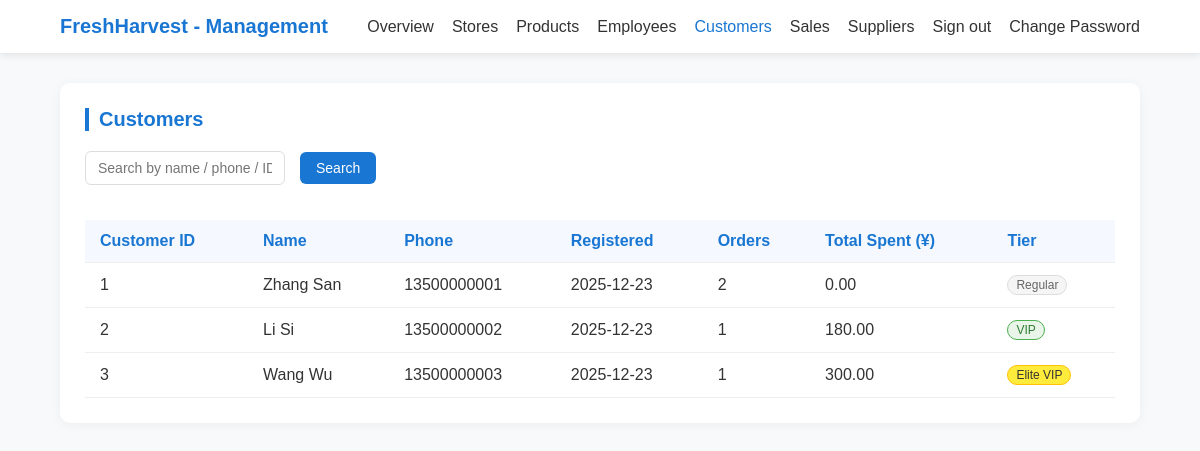
The page /manager/customers.php on the database as committed earlier.
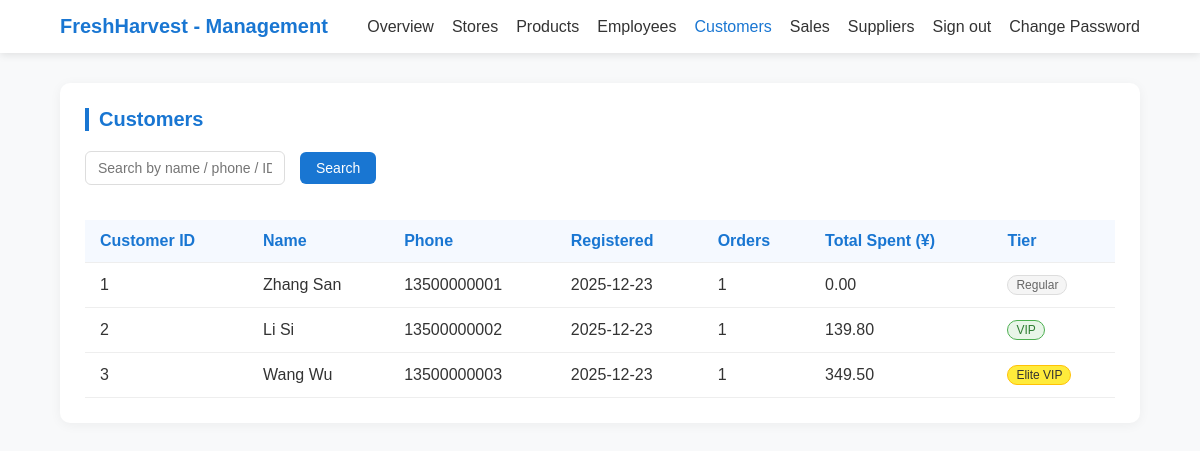
The same page on the database as committed later.
### tables this page shows
CREATE TABLE IF NOT EXISTS `Customer` (
  `customer_ID` INT NOT NULL AUTO_INCREMENT,
  `user_name` VARCHAR(45) , 
  `phone` VARCHAR(20) NULL,
  `email` VARCHAR(100) NULL UNIQUE,
  `gender` ENUM('Male', 'Female'),
  `address` VARCHAR(200) NULL,
  `accu_cost` DECIMAL(10,2) NULL,
  `loyalty_level` ENUM('Regular', 'VIP', 'VVIP') DEFAULT 'Regular',
  `created_at` TIMESTAMP DEFAULT CURRENT_TIMESTAMP,
  PRIMARY KEY (`customer_ID`),
  CONSTRAINT `fk_customer_user_name`
    FOREIGN KEY (`user_name`)
    REFERENCES `User` (`user_name`)
    ON DELETE NO ACTION
    ON UPDATE NO ACTION);

### manager/inc/data.php (called while the page is built, shortened)
<?php
require_once __DIR__ . '/db_connect.php';
function getProductsViewData() {
    global $conn;
    $products = [];
    try {
        $sql = "SELECT * FROM v_products_list";
        $result = $conn->query($sql);
        if ($result && $result->num_rows > 0) {
            while ($row = $result->fetch_assoc()) {
                $statusText = '';
                $stock = $row['stock'];
                if ($stock <= 0) {
                    $statusText = 'Out of stock';
                } elseif ($stock < 10) {
                    $statusText = 'Low stock';
                } else {
                    $statusText = 'In stock';
                }
                $products[] = [
                    'id' => $row['id'],
                    'name' => $row['name'],
                    'sku' => $row['sku'],
                    'description' => $row['description'],
                    'spec' => $row['parent_category'] ?? '',
                    'unit' => $row['unit'],
                    'price' => '¥' . number_format($row['price'], 2),
                    'category' => $row['category'],
                    'status' => $row['status'],
                    'statusText' => $statusText,
                    'stock' => $stock,
                    'image' => '',
                ];
            }
        }
    } catch (Exception $e) {
        error_log("获取产品数据失败: " . $e->getMessage());
    }
    return $products;
}
function getCustomersData() {
    global $conn;
    $customers = [];
    try {
        $sql = "
        SELECT
            c.customer_ID as id,
            CONCAT(u.first_name, ' ', u.last_name) as name,
            c.phone,
            c.email,
            DATE(c.created_at) as registered,
            c.loyalty_level,
            -- 统计订单信息
            COUNT(DISTINCT co.order_ID) as order_count,
            c.accu_cost as total_spent
        FROM
            Customer c
            JOIN User u ON c.user_name = u.user_name
            LEFT JOIN CustomerOrder co ON c.customer_ID = co.customer_ID
        GROUP BY
            c.customer_ID,
            u.first_name,
            u.last_name,
            c.phone,
            c.email,
            c.created_at,
            c.loyalty_level
        ORDER BY
            c.customer_ID ASC";
        $result = $conn->query($sql);
        if ($result->num_rows > 0) {
            while ($row = $result->fetch_assoc()) {
                $customers[] = [
                    'id' => $row['id'] ?? '',
                    'name' => $row['name'] ?? '',
                    'phone' => $row['phone'] ?? '',
                    'registered' => $row['registered'] ?? '',
                    'orders' => intval($row['order_count'] ?? 0),
                    'total_spent' => floatval($row['total_spent'] ?? 0),
                    'loyalty_level' => $row['loyalty_level'] ?? 'Regular'
                ];
            }
        } else {
            error_log("顾客数据查询结果为空");
        }
    } catch (Exception $e) {
        error_log("获取顾客数据失败: " . $e->getMessage());
    }
    return $customers;
}
$products = getProductsViewData();
$customers = getCustomersData();
?>

### manager/customers.php (the view, shortened to what the changed rows need)
<?php
require_once __DIR__ . '/inc/data.php';
require_once __DIR__ . '/inc/header.php';
?>
<section class="section">
    <h2 class="section-title">Customers</h2>
    <div style="overflow:auto;">
        <table class="data-table" id="customersTable">
            <thead>
                <tr>
                    <th>Customer ID</th>
                    <th>Name</th>
                    <th>Phone</th>
                    <th>Registered</th>
                    <th>Orders</th>
                    <th>Total Spent (¥)</th>
                    <th>Tier</th>
                </tr>
            </thead>
            <tbody>
                <?php if (empty($customers)): ?>
                <tr>
                    <td colspan="7" style="text-align:center;padding:20px;color:#666;">
                        No customer data
                    </td>
                </tr>
                <?php else: ?>
                <?php foreach ($customers as $c): ?>
                <tr>
                    <td><?= htmlspecialchars($c['id']) ?></td>
                    <td><?= htmlspecialchars($c['name']) ?></td>
                    <td><?= htmlspecialchars($c['phone']) ?></td>
                    <td><?= htmlspecialchars($c['registered']) ?></td>
                    <td><?= $c['orders'] ?></td>
                    <td><?= number_format($c['total_spent'], 2) ?></td>
                    <td>
                        <?php
                        $loyaltyText = $c['loyalty_level'];
                        $loyaltyClass = '';
                        switch ($loyaltyText) {
                            case 'VVIP':
                                $loyaltyText = 'Elite VIP';
                                $loyaltyClass = 'vip-vvip';
                                break;
                            case 'VIP':
                                $loyaltyText = 'VIP';
                                $loyaltyClass = 'vip-normal';
                                break;
                            case 'Regular':
                            default:
                                $loyaltyText = 'Regular';
                                $loyaltyClass = 'vip-regular';
                                break;
                        }
                        ?>
                        <span class="vip-tag <?= $loyaltyClass ?>"><?= htmlspecialchars($loyaltyText) ?></span>
                    </td>
                </tr>
                <?php endforeach; ?>
                <?php endif; ?>
            </tbody>
        </table>
    </div>
</section>

Rows that differ between the two databases and show on the page:
computed for customer "Regular": orders "2" → "1"
changed customer "VIP": accu_cost "180.00" → "139.80"
changed customer "Elite VIP": accu_cost "300.00" → "349.50"
